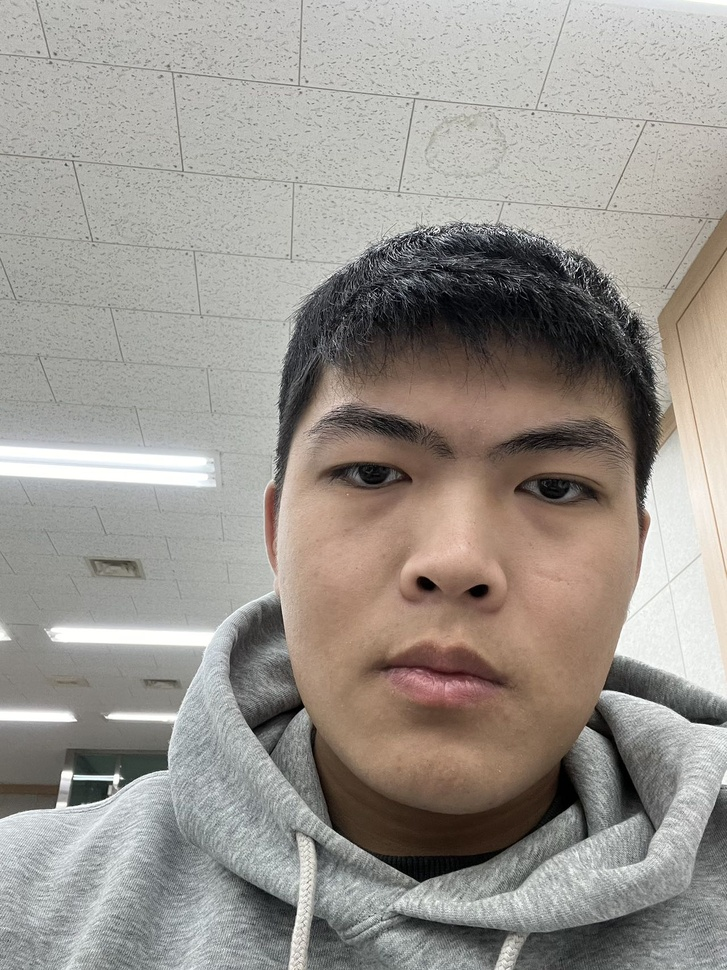
#> input picture image/syh/1_syh1.jpg, 727 x 970 px, shrunk from 1280 x 1707 before the run, found by its file name; its folder holds 4 pictures in this run
$ python face_data_create.py
#> lines starting #> are read from the running program, lines starting #| are printed output that depends on the picture
import os
import cv2
import numpy as np
from PIL import Image

# 初始化人脸检测器和人脸识别器
# face_detector = cv2.CascadeClassifier('haarcascade_frontalface_default.xml')
face_detector = cv2.CascadeClassifier(cv2.data.haarcascades + 'haarcascade_frontalface_default.xml')
face_recognizer = cv2.face.LBPHFaceRecognizer_create()

# 准备训练数据
# 假设你的训练数据存放在 'dataset' 目录下，每个子目录代表一个人
# 每个子目录的名字为标签，里面是该人的照片
def get_images_and_labels(path):
    # 定义支持的图像文件扩展名列表
    valid_extensions = ['.jpg', '.jpeg', '.png', '.gif', '.bmp']
    image_paths = [os.path.join(path, f) for f in os.listdir(path) if os.path.splitext(f)[1].lower() in valid_extensions]
    face_samples = []
    ids = []

    for image_path in image_paths:
        PIL_img = Image.open(image_path).convert('L')  # 转换为灰度图
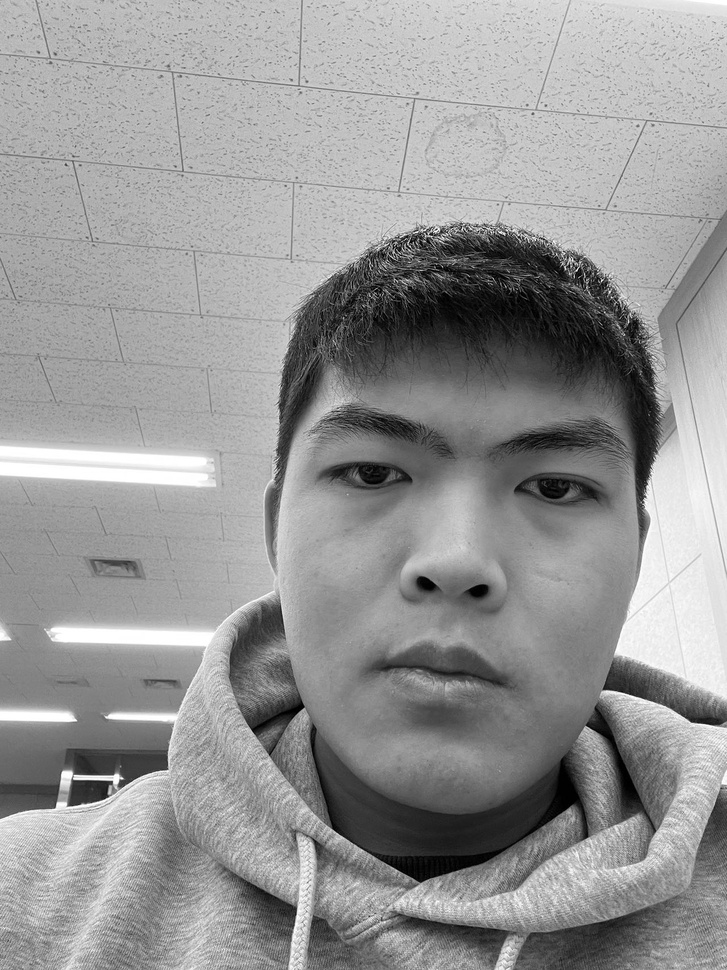
#> PIL_img: PIL image 727x970 L; min 0, max 255, mean 150.2
        img_numpy = np.array(PIL_img, 'uint8')

        # 假设文件名格式为 "personID_something.jpg"
        # 你需要根据你的文件命名规则来调整下面的代码
        id = int(os.path.split(image_path)[-1].split("_")[0])
        faces = face_detector.detectMultiScale(img_numpy)
#> faces = [[611, 92, 83, 83], [233, 313, 445, 445]]

        for (x, y, w, h) in faces:
            face_samples.append(img_numpy[y:y+h, x:x+w])
            ids.append(id)
#> this loop made 2 passes
#> after the loop, face_samples = 2 items; ids = [1, 1]
#> pass 2 of the loop in get_images_and_labels, `for image_path in image_paths:`:
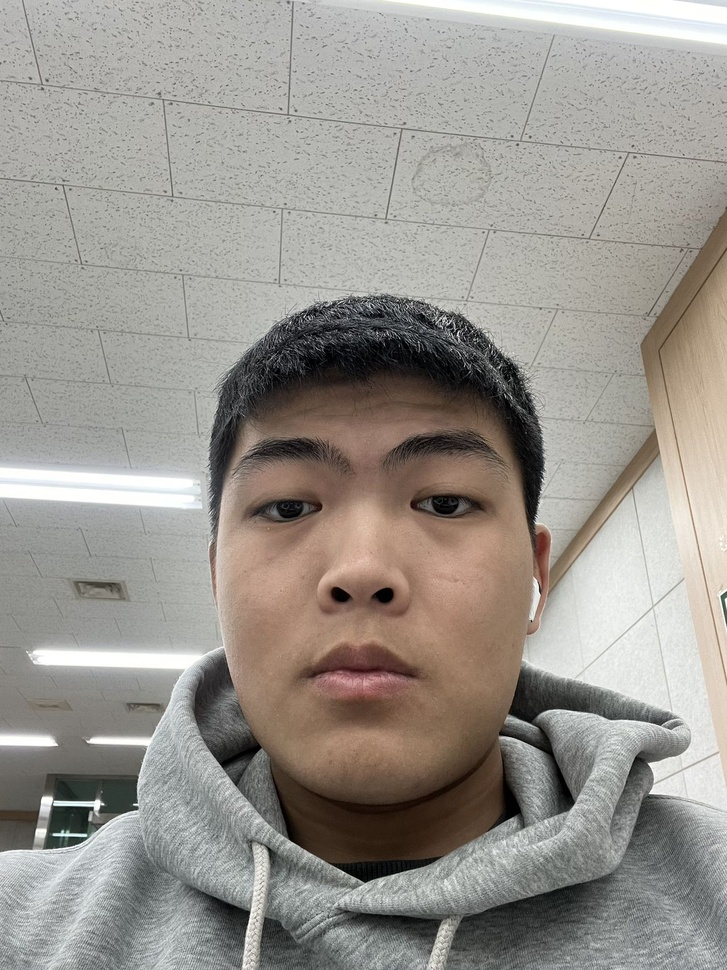
#> input picture image/syh/1_syh2.jpg, 727 x 970 px, shrunk from 1280 x 1707 before the run, found by its file name
#> in get_images_and_labels, `PIL_img = Image.open(image_path).convert('L')`:
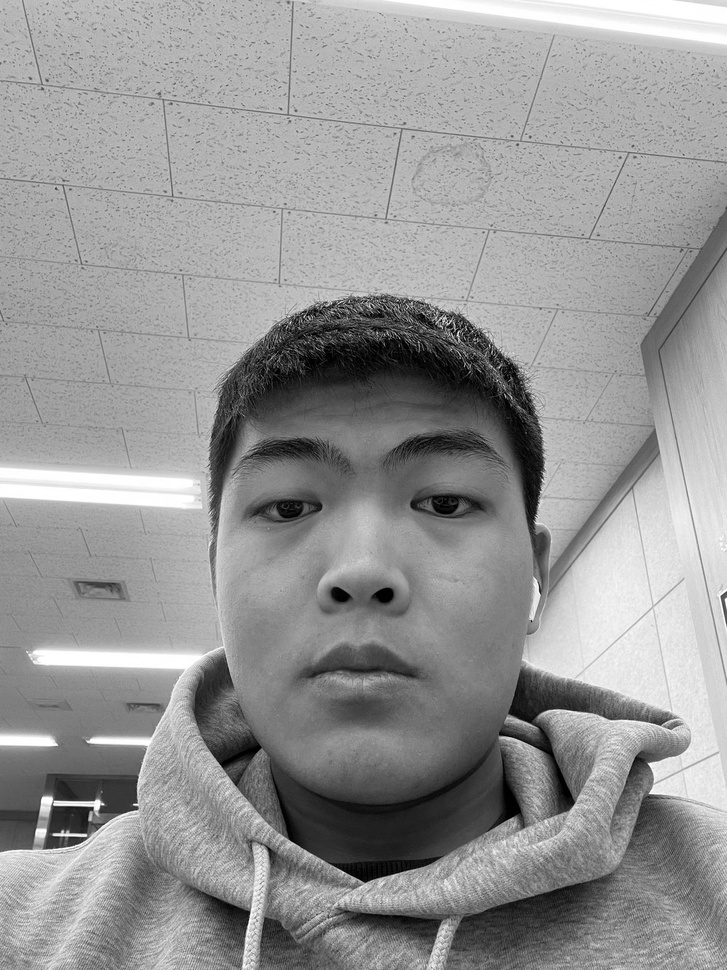
#> PIL_img: PIL image 727x970 L; min 0, max 255, mean 149.4
#> faces = [[123, 172, 61, 61], [162, 348, 405, 405]]
#> the loop in get_images_and_labels, `for (x, y, w, h) in faces:` made 2 passes
#> after the loop in get_images_and_labels, `for (x, y, w, h) in faces:`: face_samples = 4 items; ids = [1, 1, 1, 1]
#> pass 3 of the loop in get_images_and_labels, `for image_path in image_paths:`:
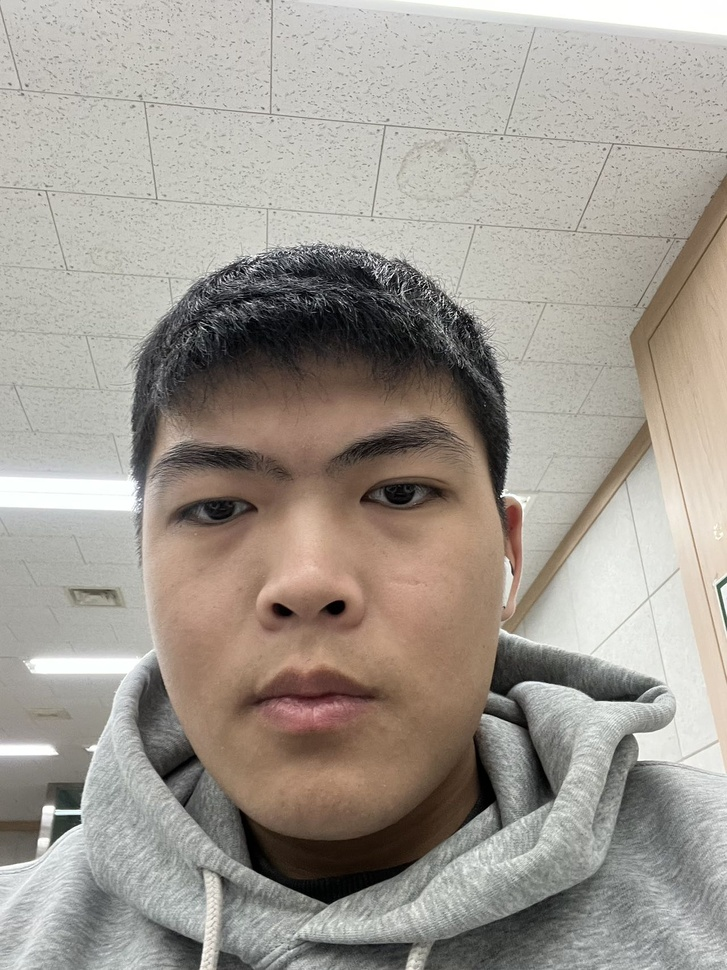
#> input picture image/syh/1_syh3.jpg, 727 x 970 px, shrunk from 1280 x 1707 before the run, found by its file name
#> in get_images_and_labels, `PIL_img = Image.open(image_path).convert('L')`:
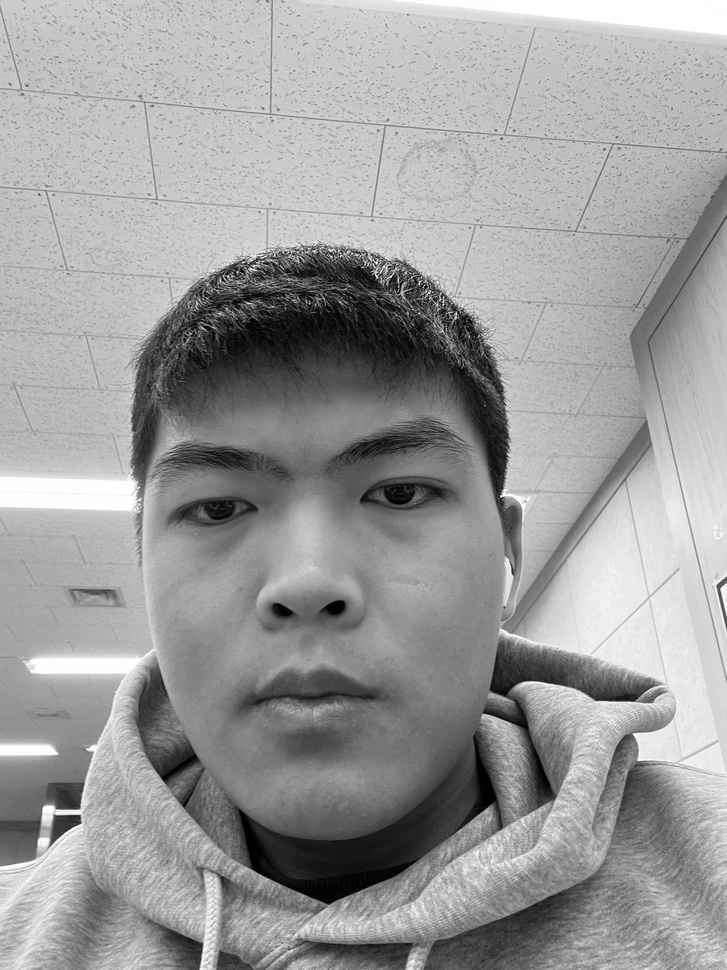
#> PIL_img: PIL image 727x970 L; min 0, max 255, mean 155.7
#> faces = [[81, 323, 465, 465]]
#> the loop in get_images_and_labels, `for (x, y, w, h) in faces:` made 1 pass
#> after the loop in get_images_and_labels, `for (x, y, w, h) in faces:`: face_samples = 5 items; ids = [1, 1, 1, 1, 1]
#> the loop made 4 passes; the first 3 are shown

    return face_samples, ids


faces, ids = get_images_and_labels('/Users/shiyuhang/Desktop/code/opencv/image/syh')
face_recognizer.train(faces, np.array(ids))

# 保存训练模型
face_recognizer.write('trainer.yml')
